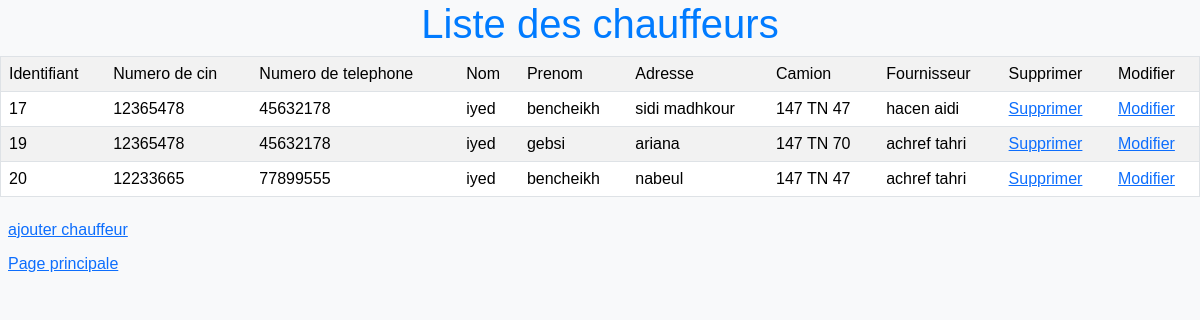
/user-side/indexchauf.php, run on the app's committed database.
### tables this page shows
CREATE TABLE `chauffeur` (
  `idchauf` int(11) NOT NULL,
  `cinCh` int(8) NOT NULL,
  `numTelCh` int(8) NOT NULL,
  `nomCh` varchar(20) NOT NULL,
  `prenomCh` varchar(20) NOT NULL,
  `adresseCh` varchar(20) NOT NULL,
  `idc` int(11) NOT NULL,
  `idf` int(11) NOT NULL,
  `dispo` int(1) NOT NULL DEFAULT 1
);

CREATE TABLE `camion` (
  `idc` int(11) NOT NULL,
  `typc` varchar(20) NOT NULL,
  `marquec` varchar(20) NOT NULL,
  `matriculec` varchar(20) NOT NULL,
  `dispo` int(11) NOT NULL
);

CREATE TABLE `fournisseur` (
  `idf` int(11) NOT NULL,
  `cinf` int(8) NOT NULL,
  `numTelf` int(8) NOT NULL,
  `nomf` varchar(20) NOT NULL,
  `prenomf` varchar(20) NOT NULL,
  `adressef` varchar(20) NOT NULL
);

### database/config.php (called while the page is built, shortened)
<?php
abstract class Connexion {
function __construct()
{
$this->pdo =new PDO('mysql:host=localhost;dbname=usine','root','');
}
}
?>

### controllers/ChauffeurController.php (called while the page is built, shortened)
<?php
include_once('../database/config.php');
class ChauffeurControle extends Connexion{
    function listeChauf(){
        $query = "select * from chauffeur";
        $res=$this->pdo->prepare($query);
        $res->execute();
        return $res;
    }
}

### controllers/CamionController.php (called while the page is built, shortened)
<?php
include_once('../database/config.php');
class CamionControle extends Connexion{
    function getCamion($idc){
        $query="select * from camion where idc = ? ";
        $res = $this->pdo->prepare($query);
        $res->execute(array($idc));
        $array= $res->fetch();
        return $array;
    }
}

### controllers/FournisseurController.php (called while the page is built, shortened)
<?php
include_once('../database/config.php');
class FournisseurControle extends Connexion{
    function getFour($idfour){
        $query="select * from fournisseur where idf = ? ";
        $res = $this->pdo->prepare($query);
        $res->execute(array($idfour));
        $array= $res->fetch();
        return $array;
    }
}

### user-side/indexchauf.php (the view, shortened to what this page needs)
<?php
include_once("../controllers/CamionController.php");
include_once("../controllers/ChauffeurController.php");
include_once("../controllers/FournisseurController.php");
$cam= new CamionControle();
$chauf= new ChauffeurControle();
$four= new FournisseurControle();
$res2=$chauf->listeChauf();
?>
<html>
    <head>
    <link href="https://cdn.jsdelivr.net/npm/bootstrap@5.3.2/dist/css/bootstrap.min.css" rel="stylesheet">
    </head>
    <body>
        <h1  >Liste des chauffeurs</h1>
        <table border=1 class="table table-striped">
            <tr>
                <td>Identifiant</td>
                <td>Numero de cin</td>
                <td>Numero de telephone</td>
                <td>Nom</td>
                <td>Prenom</td>
                <td>Adresse</td>
                <td>Camion</td>
                <td>Fournisseur</td>
                <td>Supprimer</td>
                <td>Modifier</td>
            </tr>
            <?php
                while($l2=$res2->fetch()){
                    $camion=$cam->getCamion($l2[6]);
                    $fournisseur=$four->getFour($l2[7]);
                    if($l2!=false){
                        echo"<tr>
                        <td>$l2[0]</td>
                        <td>$l2[1]</td>
                        <td>$l2[2]</td>
                        <td>$l2[3]</td>
                        <td>$l2[4]</td>
                        <td>$l2[5]</td>
                        <td>$camion[3]</td>
                        <td>$fournisseur[3] $fournisseur[4]</td>
                        <td><a href='suppch.php?id=$l2[0]'>Supprimer</a></td>
                        <td><a href ='modiffch.php?id=$l2[0]'>Modifier</a></td>
                        </tr>";
                    }
                }
            ?>
        </table>
        <table>
        <tr>
            <tr><td><a href="ajoutChauffeur.php">ajouter chauffeur </a></td></tr>
            <tr><td><a href="index.php">Page principale </a></td></tr>
        </tr>
        </table>
    </body>
</html>

### user-side/indexchauf.php (style rules this page uses)
body { font-family: 'Arial', sans-serif; background-color: #f8f9fa; }
h1 { color: #007bff; text-align: center; }
table { width: 100%; }
td { padding: 8px; }

### data on the page
chauffeur: idchauf "17", cinCh "12365478", numTelCh "45632178", nomCh "iyed", prenomCh "bencheikh", adresseCh "sidi madhkour", idc.matriculec "147 TN 47", idf.nomf "hacen", idf.prenomf "aidi"
chauffeur: idchauf "19", cinCh "12365478", numTelCh "45632178", nomCh "iyed", prenomCh "gebsi", adresseCh "ariana", idc.matriculec "147 TN 70", idf.nomf "achref", idf.prenomf "tahri"
chauffeur: idchauf "20", cinCh "12233665", numTelCh "77899555", nomCh "iyed", prenomCh "bencheikh", adresseCh "nabeul", idc.matriculec "147 TN 47", idf.nomf "achref", idf.prenomf "tahri"
